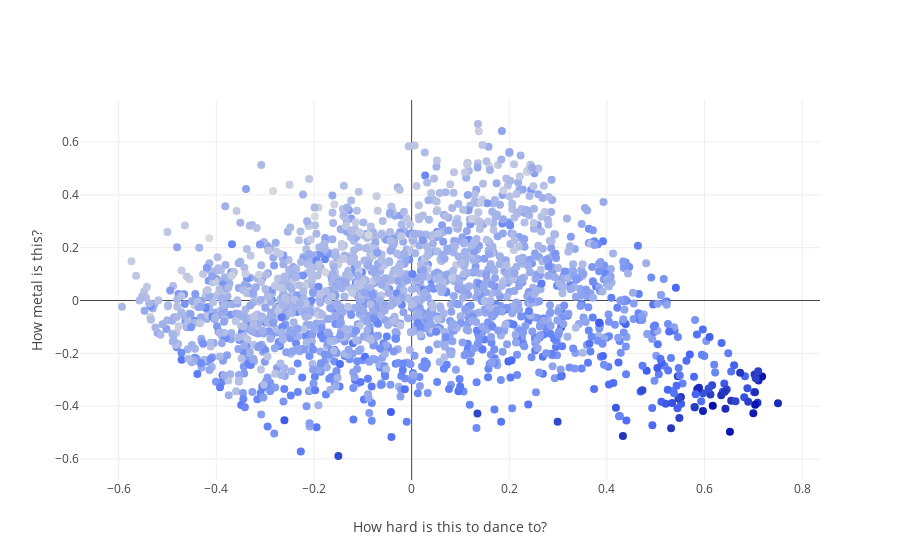

This figure's notebook cell:
### Code cell
chosen = ["energy", "liveness", "tempo", "valence"]
text1 = data_frame["artist"] + " - " + data_frame["song_title"]
text2 = text1.values

# X = data_frame.drop(droppable, axis=1).values
X = data_frame[chosen].values
y = data_frame["loudness"].values

min_max_scaler = MinMaxScaler()
X = min_max_scaler.fit_transform(X)

pca = PCA(n_components=2)
pca.fit(X)

X = pca.transform(X)

fig = {
    "data": [
        {
            "x": X[:, 0],
            "y": X[:, 1],
            "text": text2,
            "mode": "markers",
            "marker": {"size": "8", "color": y}
        }
    ],
    "layout": {
        "xaxis": {"title": "How hard is this to dance to?"},
        "yaxis": {"title": "How metal is this?"}
    }
}

py.iplot(fig, filename="test-graph2")

### Figure 1 — Plotly figure (JSON) as saved in the notebook; plotly's stock layout.template omitted (floating-point values rounded to 4 significant figures; data arrays with more than 128 entries replaced by an {"elided": "..."} marker saying what was removed)
{"data": [{"marker": {"color": {"elided": "2017 float values"}, "size": "8"}, "mode": "markers", "text": {"elided": "2017 str values"}, "x": {"elided": "2017 float values"}, "y": {"elided": "2017 float values"}}], "layout": {"xaxis": {"title": "How hard is this to dance to?"}, "yaxis": {"title": "How metal is this?"}}}
